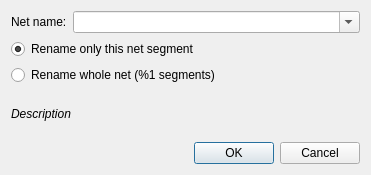
<?xml version="1.0" encoding="UTF-8"?>
<ui version="4.0">
 <class>librepcb::project::editor::RenameNetSegmentDialog</class>
 <widget class="QDialog" name="librepcb::project::editor::RenameNetSegmentDialog">
  <property name="geometry">
   <rect>
    <x>0</x>
    <y>0</y>
    <width>371</width>
    <height>175</height>
   </rect>
  </property>
  <property name="sizePolicy">
   <sizepolicy hsizetype="Preferred" vsizetype="Minimum">
    <horstretch>0</horstretch>
    <verstretch>0</verstretch>
   </sizepolicy>
  </property>
  <property name="windowTitle">
   <string>Rename net segment</string>
  </property>
  <layout class="QVBoxLayout" name="verticalLayout_2" stretch="0,0,0,1,0">
   <item>
    <layout class="QHBoxLayout" name="horizontalLayout" stretch="0,1">
     <item>
      <widget class="QLabel" name="label">
       <property name="text">
        <string>Net name:</string>
       </property>
      </widget>
     </item>
     <item>
      <widget class="QComboBox" name="cbxNetName">
       <property name="editable">
        <bool>true</bool>
       </property>
       <property name="maxVisibleItems">
        <number>20</number>
       </property>
       <property name="insertPolicy">
        <enum>QComboBox::NoInsert</enum>
       </property>
      </widget>
     </item>
    </layout>
   </item>
   <item>
    <widget class="QRadioButton" name="rbtnRenameNetSegmentOnly">
     <property name="text">
      <string>Rename only this net segment</string>
     </property>
     <property name="checked">
      <bool>true</bool>
     </property>
    </widget>
   </item>
   <item>
    <widget class="QRadioButton" name="rbtnRenameWholeNet">
     <property name="text">
      <string extracomment="Number of segments (&gt;=1)">Rename whole net (%1 segments)</string>
     </property>
    </widget>
   </item>
   <item>
    <widget class="QLabel" name="lblDescription">
     <property name="font">
      <font>
       <italic>true</italic>
      </font>
     </property>
     <property name="text">
      <string notr="true">Description</string>
     </property>
     <property name="textFormat">
      <enum>Qt::PlainText</enum>
     </property>
     <property name="wordWrap">
      <bool>true</bool>
     </property>
    </widget>
   </item>
   <item>
    <widget class="QDialogButtonBox" name="buttonBox">
     <property name="orientation">
      <enum>Qt::Horizontal</enum>
     </property>
     <property name="standardButtons">
      <set>QDialogButtonBox::Cancel|QDialogButtonBox::Ok</set>
     </property>
    </widget>
   </item>
  </layout>
 </widget>
 <tabstops>
  <tabstop>cbxNetName</tabstop>
  <tabstop>rbtnRenameNetSegmentOnly</tabstop>
  <tabstop>rbtnRenameWholeNet</tabstop>
 </tabstops>
 <resources/>
 <connections>
  <connection>
   <sender>buttonBox</sender>
   <signal>accepted()</signal>
   <receiver>librepcb::project::editor::RenameNetSegmentDialog</receiver>
   <slot>accept()</slot>
   <hints>
    <hint type="sourcelabel">
     <x>248</x>
     <y>254</y>
    </hint>
    <hint type="destinationlabel">
     <x>157</x>
     <y>274</y>
    </hint>
   </hints>
  </connection>
  <connection>
   <sender>buttonBox</sender>
   <signal>rejected()</signal>
   <receiver>librepcb::project::editor::RenameNetSegmentDialog</receiver>
   <slot>reject()</slot>
   <hints>
    <hint type="sourcelabel">
     <x>316</x>
     <y>260</y>
    </hint>
    <hint type="destinationlabel">
     <x>286</x>
     <y>274</y>
    </hint>
   </hints>
  </connection>
 </connections>
</ui>
